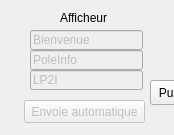
<?xml version="1.0" encoding="UTF-8"?>
<ui version="4.0">
 <class>Dialog</class>
 <widget class="QDialog" name="Dialog">
  <property name="geometry">
   <rect>
    <x>0</x>
    <y>0</y>
    <width>174</width>
    <height>135</height>
   </rect>
  </property>
  <property name="windowTitle">
   <string>Dialog</string>
  </property>
  <widget class="QPushButton" name="pushButtonSend">
   <property name="enabled">
    <bool>false</bool>
   </property>
   <property name="geometry">
    <rect>
     <x>24</x>
     <y>100</y>
     <width>121</width>
     <height>23</height>
    </rect>
   </property>
   <property name="text">
    <string>Envoie automatique</string>
   </property>
  </widget>
  <widget class="QLineEdit" name="messageInput">
   <property name="enabled">
    <bool>false</bool>
   </property>
   <property name="geometry">
    <rect>
     <x>30</x>
     <y>30</y>
     <width>113</width>
     <height>20</height>
    </rect>
   </property>
   <property name="text">
    <string>Bienvenue</string>
   </property>
  </widget>
  <widget class="QLabel" name="label_2">
   <property name="geometry">
    <rect>
     <x>60</x>
     <y>10</y>
     <width>121</width>
     <height>16</height>
    </rect>
   </property>
   <property name="text">
    <string>Afficheur</string>
   </property>
  </widget>
  <widget class="QLineEdit" name="messageInput2">
   <property name="enabled">
    <bool>false</bool>
   </property>
   <property name="geometry">
    <rect>
     <x>30</x>
     <y>50</y>
     <width>113</width>
     <height>20</height>
    </rect>
   </property>
   <property name="text">
    <string>PoleInfo</string>
   </property>
  </widget>
  <widget class="QLineEdit" name="messageInput3">
   <property name="enabled">
    <bool>false</bool>
   </property>
   <property name="geometry">
    <rect>
     <x>30</x>
     <y>70</y>
     <width>113</width>
     <height>20</height>
    </rect>
   </property>
   <property name="text">
    <string>LP2I</string>
   </property>
  </widget>
  <widget class="QPushButton" name="eraseAll">
   <property name="geometry">
    <rect>
     <x>150</x>
     <y>80</y>
     <width>80</width>
     <height>25</height>
    </rect>
   </property>
   <property name="text">
    <string>PushButton</string>
   </property>
  </widget>
 </widget>
 <resources/>
 <connections/>
</ui>
